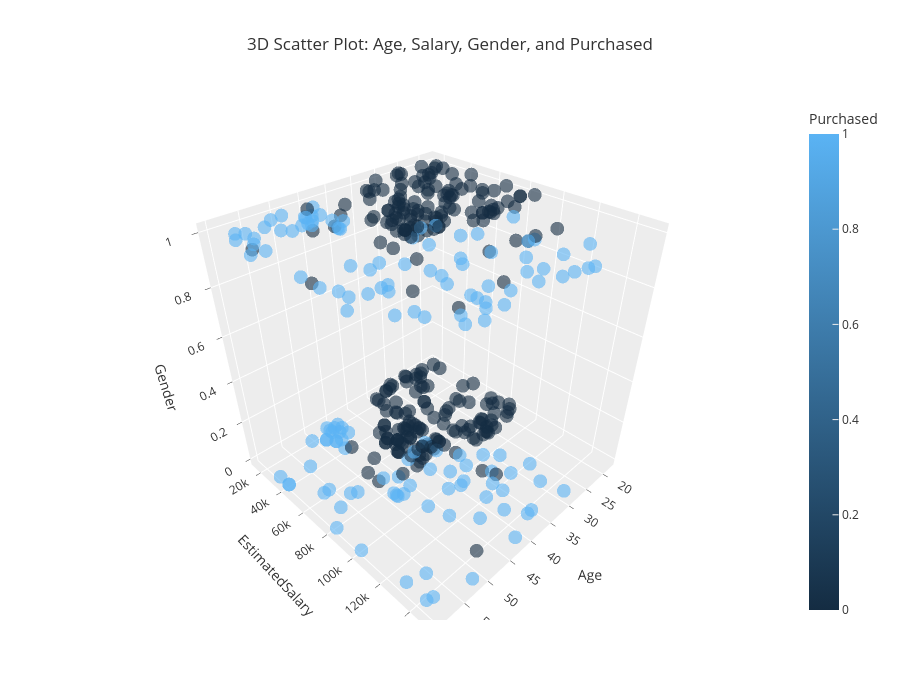

Write notebook code for a chart like this one.
### Markdown cell above
For a better view, we draw a 3D scatter plot

### Code cell
import plotly.express as px
import plotly.io as pio

# Ensure Gender is numeric
if df['Gender'].dtype == 'object':
    df['Gender'] = df['Gender'].map({'Male': 0, 'Female': 1})

# Plot
fig = px.scatter_3d(
    data_frame=df,
    x='Age',
    y='EstimatedSalary',
    z='Gender',
    color='Purchased',
    template='ggplot2',
    opacity=0.6,
    height=700,
    title='3D Scatter Plot: Age, Salary, Gender, and Purchased'
)

pio.show(fig)

### Figure 1 — Plotly figure (JSON) as saved in the notebook; plotly's stock layout.template omitted (floating-point values rounded to 4 significant figures; data arrays with more than 128 entries replaced by an {"elided": "..."} marker saying what was removed)
{"data": [{"hovertemplate": "Age=%{x}<br>EstimatedSalary=%{y}<br>Gender=%{z}<br>Purchased=%{marker.color}<extra></extra>", "legendgroup": "", "marker": {"color": {"elided": "400 int values"}, "coloraxis": "coloraxis", "opacity": 0.6, "symbol": "circle"}, "mode": "markers", "name": "", "scene": "scene", "showlegend": false, "type": "scatter3d", "x": {"elided": "400 int values"}, "y": {"elided": "400 int values"}, "z": {"elided": "400 int values"}}], "layout": {"coloraxis": {"colorbar": {"title": {"text": "Purchased"}}, "colorscale": [[0, "rgb(20,44,66)"], [1, "rgb(90,179,244)"]]}, "height": 700, "legend": {"tracegroupgap": 0}, "scene": {"domain": {"x": [0, 1], "y": [0, 1]}, "xaxis": {"title": {"text": "Age"}}, "yaxis": {"title": {"text": "EstimatedSalary"}}, "zaxis": {"title": {"text": "Gender"}}}, "title": {"text": "3D Scatter Plot: Age, Salary, Gender, and Purchased"}}}
